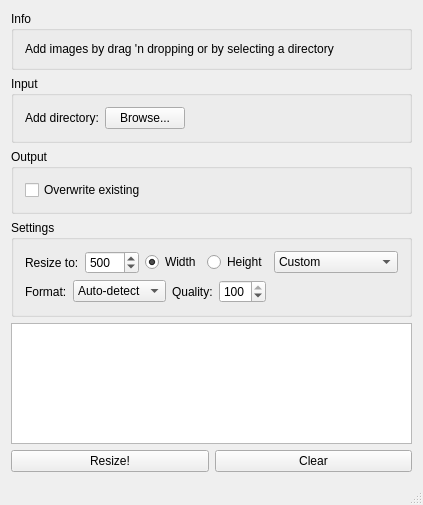
<?xml version="1.0" encoding="UTF-8"?>
<ui version="4.0">
 <class>MainWindow</class>
 <widget class="QMainWindow" name="MainWindow">
  <property name="geometry">
   <rect>
    <x>0</x>
    <y>0</y>
    <width>415</width>
    <height>505</height>
   </rect>
  </property>
  <property name="acceptDrops">
   <bool>true</bool>
  </property>
  <property name="windowTitle">
   <string>Image Resize</string>
  </property>
  <widget class="QWidget" name="centralWidget">
   <layout class="QVBoxLayout" name="verticalLayout_5">
    <item>
     <widget class="QGroupBox" name="groupBox_4">
      <property name="title">
       <string>Info</string>
      </property>
      <layout class="QVBoxLayout" name="verticalLayout_4">
       <item>
        <widget class="QLabel" name="label_2">
         <property name="text">
          <string>Add images by drag 'n dropping or by selecting a directory</string>
         </property>
        </widget>
       </item>
      </layout>
     </widget>
    </item>
    <item>
     <widget class="QGroupBox" name="groupBox">
      <property name="title">
       <string>Input</string>
      </property>
      <layout class="QVBoxLayout" name="verticalLayout">
       <item>
        <layout class="QHBoxLayout" name="horizontalLayout">
         <item>
          <widget class="QLabel" name="label">
           <property name="text">
            <string>Add directory:</string>
           </property>
          </widget>
         </item>
         <item>
          <widget class="QPushButton" name="buttonBrowseInDir">
           <property name="toolTip">
            <string>Select all images from a directory</string>
           </property>
           <property name="text">
            <string>Browse...</string>
           </property>
          </widget>
         </item>
         <item>
          <spacer name="horizontalSpacer_2">
           <property name="orientation">
            <enum>Qt::Horizontal</enum>
           </property>
           <property name="sizeHint" stdset="0">
            <size>
             <width>40</width>
             <height>20</height>
            </size>
           </property>
          </spacer>
         </item>
        </layout>
       </item>
      </layout>
     </widget>
    </item>
    <item>
     <widget class="QGroupBox" name="groupBox_2">
      <property name="title">
       <string>Output</string>
      </property>
      <layout class="QVBoxLayout" name="verticalLayout_2">
       <item>
        <widget class="QCheckBox" name="checkBoxOverwrite">
         <property name="text">
          <string>Overwrite existing</string>
         </property>
        </widget>
       </item>
      </layout>
     </widget>
    </item>
    <item>
     <widget class="QGroupBox" name="groupBox_3">
      <property name="title">
       <string>Settings</string>
      </property>
      <layout class="QVBoxLayout" name="verticalLayout_3">
       <item>
        <layout class="QHBoxLayout" name="horizontalLayout_3">
         <item>
          <widget class="QLabel" name="label_4">
           <property name="text">
            <string>Resize to:</string>
           </property>
          </widget>
         </item>
         <item>
          <widget class="QSpinBox" name="spinBoxResizeTo">
           <property name="minimum">
            <number>20</number>
           </property>
           <property name="maximum">
            <number>7680</number>
           </property>
           <property name="value">
            <number>500</number>
           </property>
          </widget>
         </item>
         <item>
          <widget class="QRadioButton" name="radioResizeWidth">
           <property name="text">
            <string>Width</string>
           </property>
           <property name="checked">
            <bool>true</bool>
           </property>
           <attribute name="buttonGroup">
            <string notr="true">buttonGroup</string>
           </attribute>
          </widget>
         </item>
         <item>
          <widget class="QRadioButton" name="radioResizeHeight">
           <property name="text">
            <string>Height</string>
           </property>
           <attribute name="buttonGroup">
            <string notr="true">buttonGroup</string>
           </attribute>
          </widget>
         </item>
         <item>
          <widget class="QComboBox" name="comboBox">
           <item>
            <property name="text">
             <string>Custom</string>
            </property>
           </item>
           <item>
            <property name="text">
             <string>DVD (NTSC)</string>
            </property>
           </item>
           <item>
            <property name="text">
             <string>DVD (PAL)</string>
            </property>
           </item>
           <item>
            <property name="text">
             <string>Widescreen DVD</string>
            </property>
           </item>
           <item>
            <property name="text">
             <string>HD 720p</string>
            </property>
           </item>
           <item>
            <property name="text">
             <string>HD 1080p</string>
            </property>
           </item>
           <item>
            <property name="text">
             <string>HD 2k Flat</string>
            </property>
           </item>
           <item>
            <property name="text">
             <string>HD 2k</string>
            </property>
           </item>
           <item>
            <property name="text">
             <string>UHD 4k</string>
            </property>
           </item>
           <item>
            <property name="text">
             <string>UHD 8k</string>
            </property>
           </item>
          </widget>
         </item>
         <item>
          <spacer name="horizontalSpacer">
           <property name="orientation">
            <enum>Qt::Horizontal</enum>
           </property>
           <property name="sizeHint" stdset="0">
            <size>
             <width>40</width>
             <height>20</height>
            </size>
           </property>
          </spacer>
         </item>
        </layout>
       </item>
       <item>
        <layout class="QHBoxLayout" name="horizontalLayout_5">
         <item>
          <widget class="QLabel" name="label_2">
           <property name="text">
            <string>Format:</string>
           </property>
          </widget>
         </item>
         <item>
          <widget class="QComboBox" name="comboBoxFormat">
           <item>
            <property name="text">
             <string>Auto-detect</string>
            </property>
           </item>
           <item>
            <property name="text">
             <string>JPEG</string>
            </property>
           </item>
           <item>
            <property name="text">
             <string>PNG</string>
            </property>
           </item>
          </widget>
         </item>
         <item>
          <widget class="QLabel" name="label_3">
           <property name="text">
            <string>Quality:</string>
           </property>
          </widget>
         </item>
         <item>
          <widget class="QSpinBox" name="spinBoxQuality">
           <property name="toolTip">
            <string>Image quality (-1 = default, 0 = compressed, 100 = uncompressed)</string>
           </property>
           <property name="minimum">
            <number>-1</number>
           </property>
           <property name="maximum">
            <number>100</number>
           </property>
           <property name="value">
            <number>100</number>
           </property>
          </widget>
         </item>
         <item>
          <spacer name="horizontalSpacer_3">
           <property name="orientation">
            <enum>Qt::Horizontal</enum>
           </property>
           <property name="sizeHint" stdset="0">
            <size>
             <width>40</width>
             <height>20</height>
            </size>
           </property>
          </spacer>
         </item>
        </layout>
       </item>
      </layout>
     </widget>
    </item>
    <item>
     <widget class="QPlainTextEdit" name="plainTextEditLog">
      <property name="textInteractionFlags">
       <set>Qt::TextSelectableByKeyboard|Qt::TextSelectableByMouse</set>
      </property>
     </widget>
    </item>
    <item>
     <layout class="QHBoxLayout" name="horizontalLayout_4">
      <item>
       <widget class="QPushButton" name="buttonResize">
        <property name="text">
         <string>Resize!</string>
        </property>
       </widget>
      </item>
      <item>
       <widget class="QPushButton" name="buttonClear">
        <property name="text">
         <string>Clear</string>
        </property>
       </widget>
      </item>
     </layout>
    </item>
   </layout>
  </widget>
  <widget class="QMenuBar" name="menuBar">
   <property name="geometry">
    <rect>
     <x>0</x>
     <y>0</y>
     <width>415</width>
     <height>21</height>
    </rect>
   </property>
  </widget>
  <widget class="QStatusBar" name="statusBar"/>
 </widget>
 <layoutdefault spacing="6" margin="11"/>
 <resources/>
 <connections/>
 <buttongroups>
  <buttongroup name="buttonGroup"/>
 </buttongroups>
</ui>
